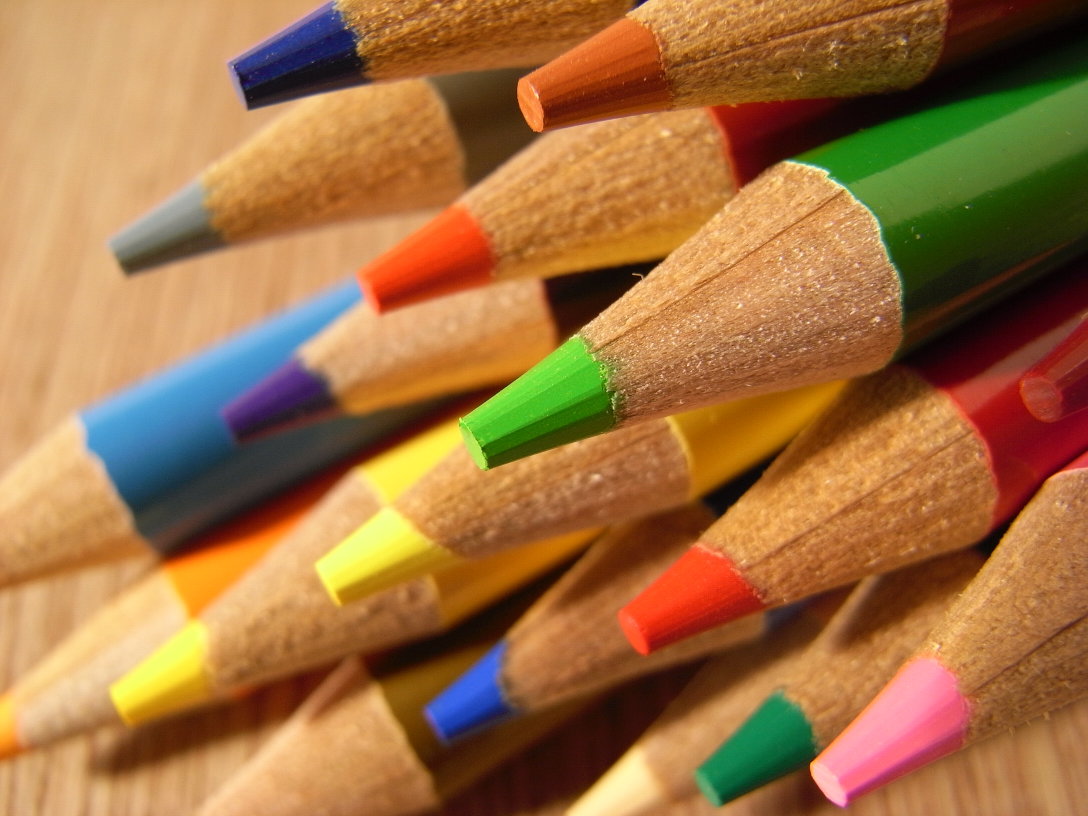
#> input picture sample.jpg, 3264 x 2448 px (shown at 1/3 size)
$ python demo.py
#> lines starting #> are read from the running program, lines starting #| are printed output that depends on the picture
### B_ErodeDialation/__init__.py
import cv2
import numpy as np

def erode (img, kernel = 5, iterations = 1) :
	kernel = np.ones((kernel, kernel), np.uint8)
	result = cv2.erode(img, kernel, iterations = 1)
	return result

def dilate (img, kernel = 5, iterations = 1) :
	result = cv2.dilate(img, (kernel, kernel), iterations)
	return result

def opening (img, kernel = 5) :
	result = cv2.morphologyEx(img, cv2.MORPH_OPEN, (kernel, kernel))
	return result

def closing (img, kernel = 5) :
	result = cv2.morphologyEx(img, cv2.MORPH_CLOSE, (kernel, kernel))
	return result

def gradient (img, kernel = 5) :
	result = cv2.morphologyEx(img, cv2.MORPH_GRADIENT, (kernel, kernel))
	return result

def tophat (img, kernel = 5) :
	result = cv2.morphologyEx(img, cv2.MORPH_TOPHAT, (kernel, kernel))
	return result

def blackhat (img, kernel = 5) :
	result = cv2.morphologyEx(img, cv2.MORPH_BLACKHAT, (kernel, kernel))
	return result


### B_ErodeDialation/demo.py
import cv2
import numpy as np
from matplotlib import pyplot as plt
import __init__ as app


def main():
	img = cv2.imread('../sample.jpg')
#> img is the input picture: shape (2448, 3264, 3); mean B, G, R 66, 113.7, 161
	# img = cv2.cvtColor(img, cv2.COLOR_BGR2RGB)

	w = 300

	img = cv2.resize(img, (w, w), interpolation = cv2.INTER_CUBIC)
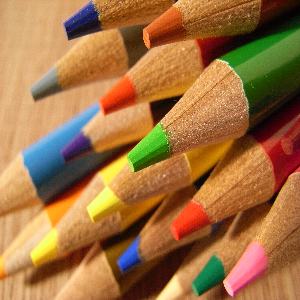
#> img: shape (300, 300, 3); mean B, G, R 66, 113.7, 161

	labels = ['origin', 'erode', 'dialation', 'opening', 'closing', 'gradient', 'tophat', 'blackhat']
	images = []


	# MODULE TESTING
	# img = cv2.cvtColor(img, cv2.COLOR_BGR2GRAY)

	images.append(img)
	images.append(app.erode(img));
#> in erode, `result = cv2.erode(img, kernel, iterations = 1)`:
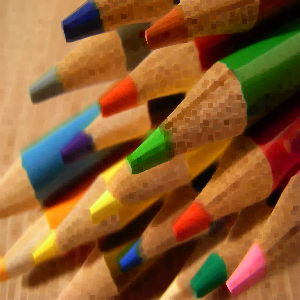
#> result: shape (300, 300, 3); mean B, G, R 47.6, 92, 137.8
	images.append(app.dilate(img));
#> in dilate, `result = cv2.dilate(img, (kernel, kernel), iterations)`:
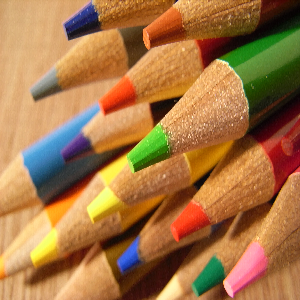
#> result: shape (300, 300, 3); mean B, G, R 69.7, 117.8, 165.2
	images.append(app.opening(img));
#> in opening, `result = cv2.morphologyEx(img, cv2.MORPH_OPEN, (kernel, kernel))`:
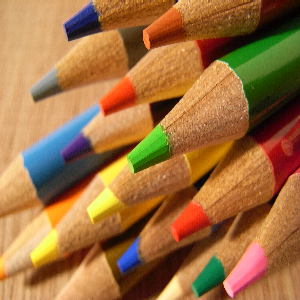
#> result: shape (300, 300, 3); mean B, G, R 64.9, 112.6, 160
	images.append(app.closing(img));
	images.append(app.gradient(img));
#> in gradient, `result = cv2.morphologyEx(img, cv2.MORPH_GRADIENT, (kernel, kernel))`:
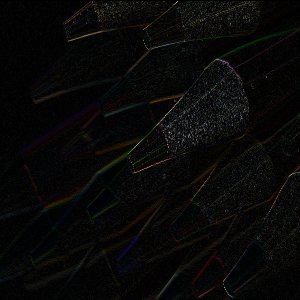
#> result: shape (300, 300, 3); mean B, G, R 7.4, 8.2, 8.4
	images.append(app.tophat(img));
#> in tophat, `result = cv2.morphologyEx(img, cv2.MORPH_TOPHAT, (kernel, kernel))`:
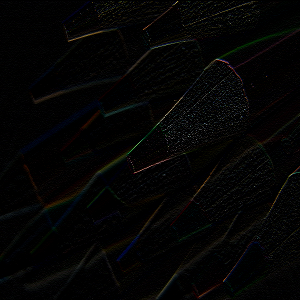
#> result: shape (300, 300, 3); mean B, G, R 3.7, 4.1, 4.2
	images.append(app.blackhat(img));
#> in blackhat, `result = cv2.morphologyEx(img, cv2.MORPH_BLACKHAT, (kernel, kernel))`:
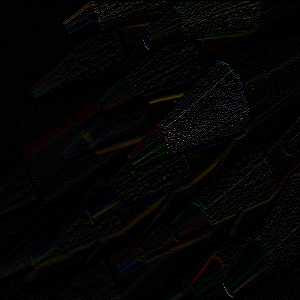
#> result: shape (300, 300, 3); mean B, G, R 3.7, 4.1, 4.2

	## END OF MODULE TESING

	h = 0
	v = 0
	for i in range(len(images)) :
		cv2.namedWindow(labels[i]);

		x =  (w + 20) * h
		y = (w + 50) * v

		h = h + 1
		if h == 4:
			h = 0
			v = v + 1

		cv2.moveWindow(labels[i], x, y);
		cv2.imshow(labels[i], images[i])
#> this loop made 8 passes
#> (x, y, v) on passes 4, 8: (960, 0, 1), (960, 350, 2)
#> (x, y) on passes 1, 2, 3, 5, 6, 7: (0, 0), (320, 0), (640, 0), (0, 350), (320, 350), (640, 350)
#> after the loop, h = 0; v = 2

	# [4 lines of commented-out code are left out]

	k = cv2.waitKey(0)
#> (key Esc is pressed here)
	# Esc key to stop
	if k==27:
		cv2.destroyAllWindows()

if __name__== "__main__":
	main()
